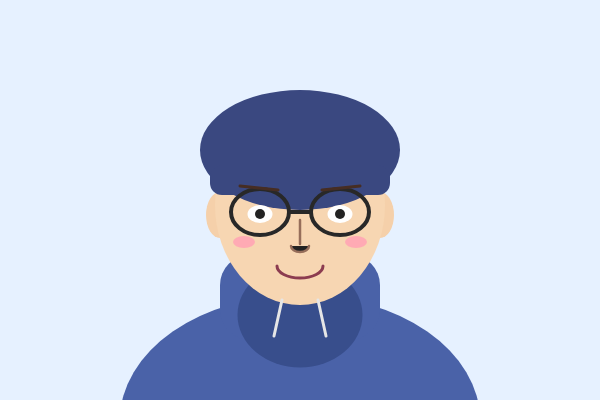
Frame 1 (no input)
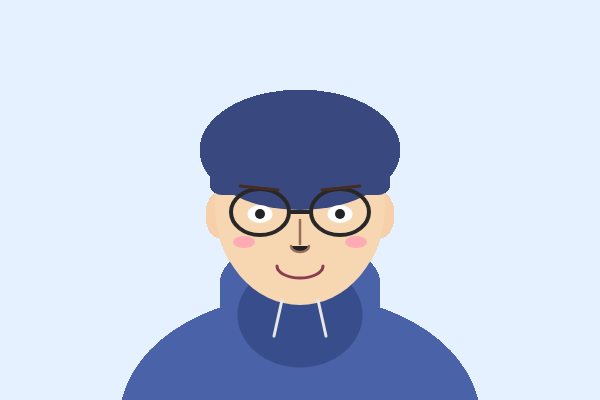
Frame 60 (no input)
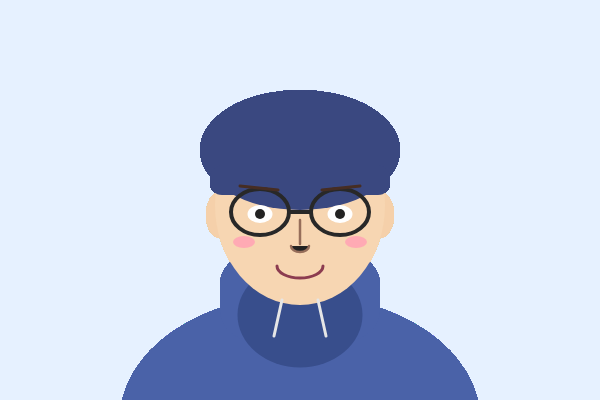
Frame 120 (the mouse pressed at the canvas centre since frame 60)

The p5.js sketch that drew these frames (run headless with seeded random() and noise() and a simulated clock; from frame 60 on, the mouse is pressed at the canvas centre):

// p5.js sketch
// ── sketch.js
function setup() {
  createCanvas(600, 400);
  background(230, 241, 255);
}

function draw() {
  noStroke();
  fill(74, 98, 168);
  ellipse(300, 420, 360, 250);
  rect(220, 255, 160, 85, 30);
  fill(56, 78, 140);
  ellipse(300, 315, 125, 105);

  fill(245, 208, 170);
  ellipse(220, 215, 28, 46);
  ellipse(380, 215, 28, 46);
  rect(272, 235, 56, 60, 14);

  fill(247, 214, 178);
  ellipse(300, 205, 170, 200);

  fill(58, 72, 128);
  ellipse(300, 150, 200, 120);
  rect(210, 165, 180, 30, 12);

  stroke(40);
  strokeWeight(4);
  noFill();
  ellipse(260, 212, 58, 46);
  ellipse(340, 212, 58, 46);
  line(289, 212, 311, 212);

  noStroke();
  fill(255);
  ellipse(260, 214, 25, 18);
  ellipse(340, 214, 25, 18);
  fill(35);
  ellipse(260, 214, 10, 10);
  ellipse(340, 214, 10, 10);

  stroke(70, 45, 35);
  strokeWeight(3);
  line(240, 186, 278, 190);
  line(322, 190, 360, 186);

  stroke(150, 110, 90);
  strokeWeight(2.5);
  line(300, 220, 300, 244);
  arc(300, 246, 18, 12, 0, PI);

  noStroke();
  fill(255, 170, 180);
  ellipse(244, 242, 22, 12);
  ellipse(356, 242, 22, 12);

  stroke(140, 60, 80);
  strokeWeight(3);
  noFill();
  arc(300, 266, 46, 24, 0, PI);

  stroke(230);
  strokeWeight(3);
  line(282, 300, 274, 336);
  line(318, 300, 326, 336);
}

// ── style.css
* {
  box-sizing: border-box;
}

body {
  display: grid;
  place-items: center;
  min-block-size: 100dvh;
  margin: 0;
  overflow: hidden;
  background: #e6f1ff;
}

main {
  display: grid;
  place-items: center;
  inline-size: 100%;
  block-size: 100%;
}

canvas {
  inline-size: min(100%, 600px) !important;
  block-size: auto !important;
  display: block;
}
